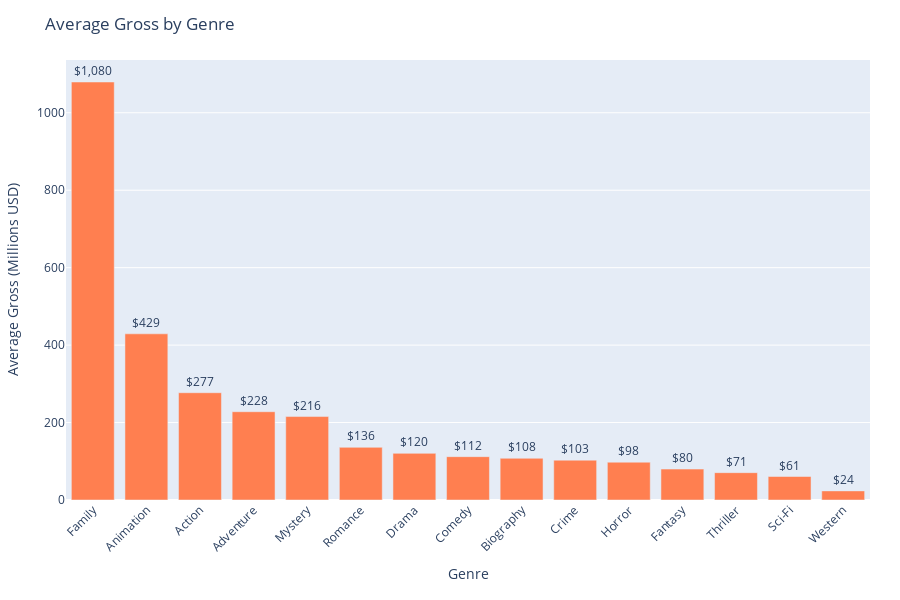

The code cell stored with this chart in its notebook:
### Markdown cell above
### Genre - Based Performance

### Code cell
import plotly.graph_objects as go
import pandas as pd

# Load your data
df = load_data()

# Group by genre and calculate average gross
genre_perf = df.groupby('genre')['gross'].mean().sort_values(ascending=False)

# Create Plotly bar chart
fig = go.Figure()

fig.add_trace(go.Bar(
    x=genre_perf.index,
    y=genre_perf.values,
    marker_color='coral',
    text=[f'${v:,.0f}' for v in genre_perf.values],  # Data labels
    textposition='outside'
))

# Customize layout
fig.update_layout(
    title='Average Gross by Genre',
    xaxis_title='Genre',
    yaxis_title='Average Gross (Millions USD)',
    xaxis_tickangle=-45,
    height=600,
    margin=dict(l=60, r=30, t=60, b=100)
)

# Show figure
fig.show()

### Figure 1 — Plotly figure (JSON) as saved in the notebook; plotly's stock layout.template omitted (floating-point values rounded to 4 significant figures)
{"data": [{"marker": {"color": "coral"}, "text": ["$1,080", "$429", "$277", "$228", "$216", "$136", "$120", "$112", "$108", "$103", "$98", "$80", "$71", "$61", "$24"], "textposition": "outside", "type": "bar", "x": ["Family", "Animation", "Action", "Adventure", "Mystery", "Romance", "Drama", "Comedy", "Biography", "Crime", "Horror", "Fantasy", "Thriller", "Sci-Fi", "Western"], "y": [1080.0, 429.1, 277.0, 227.9, 215.5, 136.0, 120.5, 111.9, 107.7, 102.9, 97.68, 79.85, 70.57, 60.67, 23.5]}], "layout": {"height": 600, "margin": {"b": 100, "l": 60, "r": 30, "t": 60}, "title": {"text": "Average Gross by Genre"}, "xaxis": {"tickangle": -45, "title": {"text": "Genre"}}, "yaxis": {"title": {"text": "Average Gross (Millions USD)"}}}}
